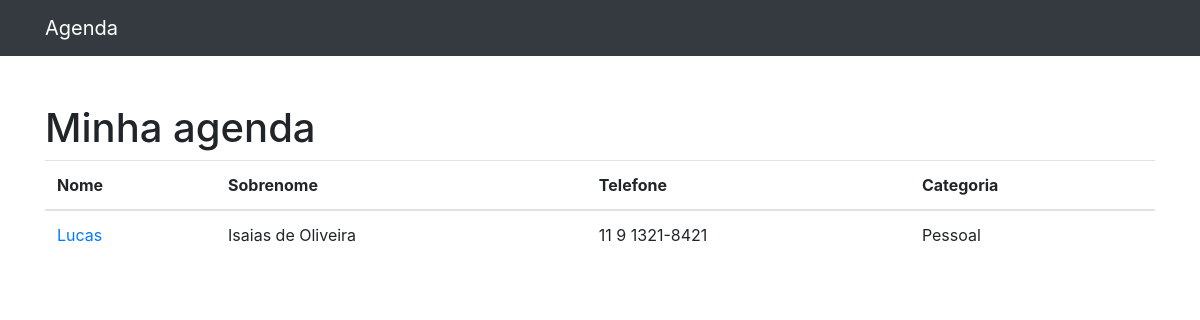
The app's page /, older data.
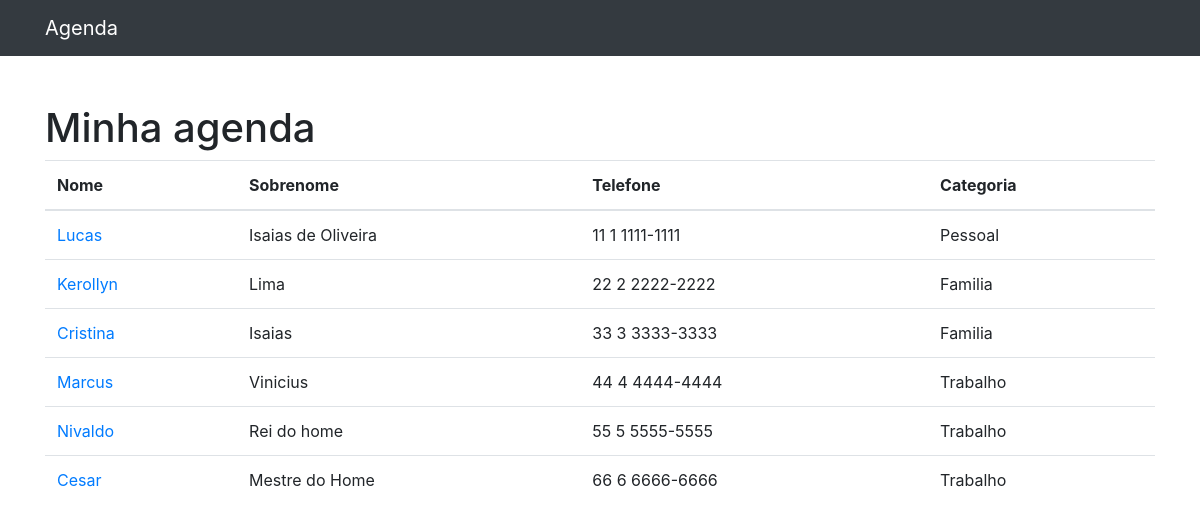
The same page, newer data.
### contatos/models.py (models this page shows, shortened)
class Contato(models.Model):
    nome = models.CharField(max_length=255)
    sobrenome = models.CharField(max_length=255, blank=True)
    telefone = models.CharField(max_length=255)
    email = models.CharField(max_length=255, blank=True)
    data_criacao = models.DateTimeField(default=timezone.now)
    descricao = models.TextField(blank=True)
    categoria = models.ForeignKey(Categoria, on_delete=models.DO_NOTHING)
    mostrar = models.BooleanField(default=True)

class Categoria(models.Model):
    nome = models.CharField(max_length=255)
    def __str__(self):
        return self.nome

### contatos/views.py (the view)
# urls.py: path("", views.index, name="index"),
def index(request):
    contatos = Contato.objects.all()
    return render(
        request,
        "contatos/index.html",
        {"contatos": contatos},  # Passo a chave e o valor (contém todos os dados).
    )

### contatos/templates/contatos/index.html
{% extends 'base.html'%}
{%block conteudo%}
<h1 class="mt-5">Minha agenda</h1>
        <table class="table">
          <thead>
            <tr>
              <th>Nome</th>
              <th>Sobrenome</th>
              <th>Telefone</th>
              <th>Categoria</th>
            </tr>
          </thead>
          <tbody>
          {% for contato in contatos %}
          {% if contato.mostrar%}
            <tr>
              <td>
                <a href="{% url 'ver_contato' contato.id %}">{{ contato.nome }}</a>
              </td>
              <td>{{ contato.sobrenome }}</td>
              <td>{{ contato.telefone }}</td>
              <td>{{ contato.categoria }}</td>
            </tr>
          {% endif %}
          {% endfor %}
          </tbody>
        </table>
{%endblock%}

### templates/base.html (shortened to what this page needs)
{% load static %}
<!DOCTYPE html>
<html lang="pt">
<head>
  {% include 'parciais/_head.html' %}
</head>
<body>
  {% include 'parciais/_nav.html' %}
  <div class="container">
    <div class="row">
      <div class="col-lg-12">
        {%block conteudo%}{%endblock%}
      </div>
    </div>
  </div>
</body>
</html>

### contatos/templates/parciais/_head.html (shortened to what this page needs)
{% load static %}
<link href="{% static 'vendor/bootstrap/css/bootstrap.min.css'%}" rel="stylesheet">

### contatos/templates/parciais/_nav.html (shortened to what this page needs)
<nav class="navbar navbar-expand-lg navbar-dark bg-dark static-top">
    <div class="container">
      <a class="navbar-brand" href="{% url 'index' %}">Agenda</a>
    </div>
</nav>

Row changes from the older to the newer data that the page shows:
changed Contato "Lucas": telefone "11 9 1321-8421" → "11 1 1111-1111"
added Contato: nome "Kerollyn", sobrenome "Lima", telefone "22 2 2222-2222", categoria "Familia"
added Contato: nome "Cristina", sobrenome "Isaias", telefone "33 3 3333-3333", categoria "Familia"
added Contato: nome "Marcus", sobrenome "Vinicius", telefone "44 4 4444-4444", categoria "Trabalho"
added Contato: nome "Nivaldo", sobrenome "Rei do home", telefone "55 5 5555-5555", categoria "Trabalho"
added Contato: nome "Cesar", sobrenome "Mestre do Home", telefone "66 6 6666-6666", categoria "Trabalho"
